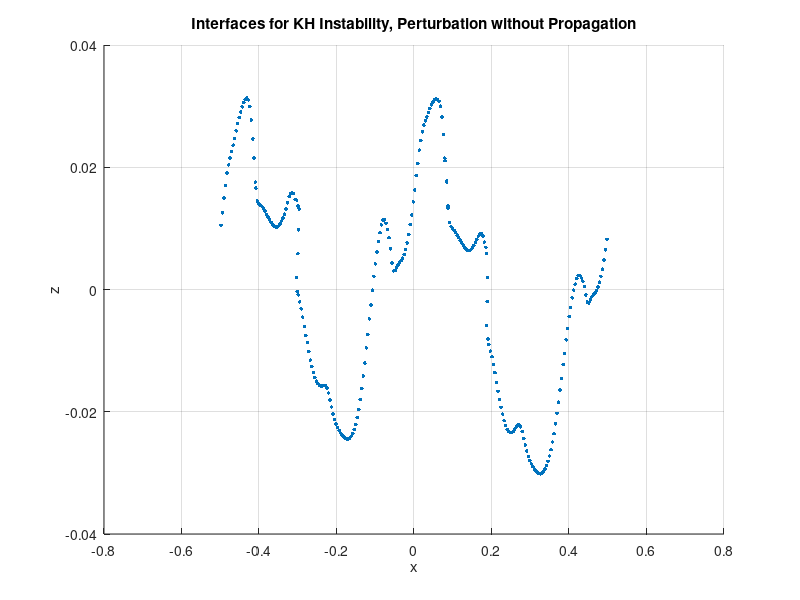

Here is the MATLAB script that generated this plot:
%% A short code to retrieve both interface and energy data from the Basilisk
% Rayleigh-Taylor solver and plot them
clear all;
clc;
clf;
cd 'D:\Coursework\MAE 563 Instabilities in Fluids\MAE563\Kelvin - Helmholtz Instability'

%% Plotting Interface Data %%%

% Import simulation results, and change the file, assuming you are
% already in MAE563/Rayleigh - Taylor Instability
interface_results = importdata('kh_vortex_sheet/u2_gt_vc/results0.20_0.dat');
% [m1,n1] = size(interface_results);
% fprintf("The size of the raw data is %d by %d\n", m1, n1);
x1 = interface_results(:,1);
y1 = interface_results(:,2);

% Set Up the Figure
scatter(x1,y1,7,'filled','k');

% Add legend, axes, grid, and title
grid on
xlabel('x');
ylabel('z');
%legend('t = 0.0','t = 0.1','t = 0.2','t = 0.3','t = 0.5')
title("Interfaces for KH Instability, Perturbation without Propagation");
